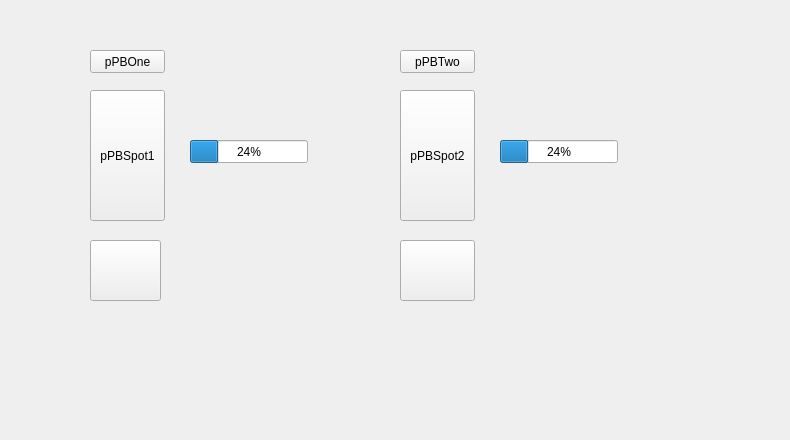
<?xml version="1.0" encoding="UTF-8"?>
<ui version="4.0">
 <class>Tab2OnOff</class>
 <widget class="QWidget" name="Tab2OnOff">
  <property name="geometry">
   <rect>
    <x>0</x>
    <y>0</y>
    <width>790</width>
    <height>440</height>
   </rect>
  </property>
  <property name="windowTitle">
   <string>Form</string>
  </property>
  <widget class="QProgressBar" name="progressBar_2">
   <property name="geometry">
    <rect>
     <x>500</x>
     <y>140</y>
     <width>118</width>
     <height>23</height>
    </rect>
   </property>
   <property name="value">
    <number>24</number>
   </property>
  </widget>
  <widget class="QPushButton" name="pPBTwo">
   <property name="geometry">
    <rect>
     <x>400</x>
     <y>50</y>
     <width>75</width>
     <height>23</height>
    </rect>
   </property>
   <property name="text">
    <string>pPBTwo</string>
   </property>
   <property name="checkable">
    <bool>true</bool>
   </property>
  </widget>
  <widget class="QPushButton" name="pPBLamp2">
   <property name="geometry">
    <rect>
     <x>400</x>
     <y>240</y>
     <width>75</width>
     <height>61</height>
    </rect>
   </property>
   <property name="text">
    <string/>
   </property>
   <property name="icon">
    <iconset resource="IotQtClient.qrc">
     <normaloff>:/IotQtClient/img/light_off.png</normaloff>
     <normalon>:/IotQtClient/img/light_on.png</normalon>:/IotQtClient/img/light_off.png</iconset>
   </property>
   <property name="iconSize">
    <size>
     <width>60</width>
     <height>60</height>
    </size>
   </property>
   <property name="checkable">
    <bool>true</bool>
   </property>
  </widget>
  <widget class="QPushButton" name="pPBOne">
   <property name="geometry">
    <rect>
     <x>90</x>
     <y>50</y>
     <width>75</width>
     <height>23</height>
    </rect>
   </property>
   <property name="text">
    <string>pPBOne</string>
   </property>
   <property name="checkable">
    <bool>true</bool>
   </property>
  </widget>
  <widget class="QPushButton" name="pPBSpot1">
   <property name="geometry">
    <rect>
     <x>90</x>
     <y>90</y>
     <width>75</width>
     <height>131</height>
    </rect>
   </property>
   <property name="text">
    <string>pPBSpot1</string>
   </property>
  </widget>
  <widget class="QPushButton" name="pPBLamp1">
   <property name="geometry">
    <rect>
     <x>90</x>
     <y>240</y>
     <width>71</width>
     <height>61</height>
    </rect>
   </property>
   <property name="text">
    <string/>
   </property>
   <property name="icon">
    <iconset resource="IotQtClient.qrc">
     <normaloff>:/IotQtClient/img/light_off.png</normaloff>
     <normalon>:/IotQtClient/img/light_on.png</normalon>:/IotQtClient/img/light_off.png</iconset>
   </property>
   <property name="iconSize">
    <size>
     <width>60</width>
     <height>60</height>
    </size>
   </property>
   <property name="checkable">
    <bool>true</bool>
   </property>
  </widget>
  <widget class="QProgressBar" name="progressBar">
   <property name="geometry">
    <rect>
     <x>190</x>
     <y>140</y>
     <width>118</width>
     <height>23</height>
    </rect>
   </property>
   <property name="value">
    <number>24</number>
   </property>
  </widget>
  <widget class="QPushButton" name="pPBSpot2">
   <property name="geometry">
    <rect>
     <x>400</x>
     <y>90</y>
     <width>75</width>
     <height>131</height>
    </rect>
   </property>
   <property name="text">
    <string>pPBSpot2</string>
   </property>
  </widget>
 </widget>
 <resources>
  <include location="IotQtClient.qrc"/>
 </resources>
 <connections/>
</ui>
